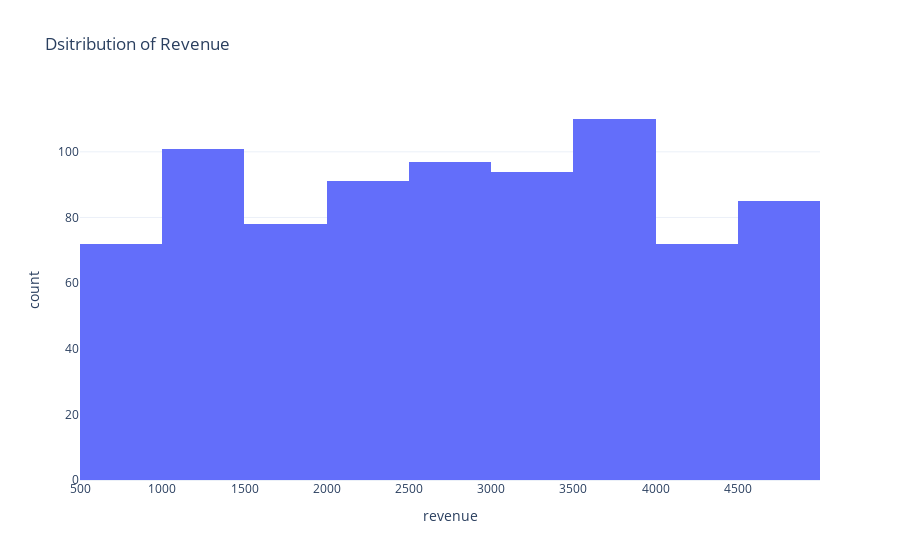

The notebook cell this image was saved under:
### Code cell
fig = px.histogram(
    data, 
    x = "revenue",
    nbins = 20,
    title = 'Dsitribution of Revenue'
)
fig.show()

### Figure 1 — Plotly figure (JSON) as saved in the notebook; plotly's stock layout.template omitted (floating-point values rounded to 4 significant figures; data arrays with more than 128 entries replaced by an {"elided": "..."} marker saying what was removed)
{"data": [{"alignmentgroup": "True", "bingroup": "x", "hovertemplate": "revenue=%{x}<br>count=%{y}<extra></extra>", "legendgroup": "", "marker": {"color": "#636efa", "pattern": {"shape": ""}}, "name": "", "nbinsx": 20, "offsetgroup": "", "orientation": "v", "showlegend": false, "type": "histogram", "x": {"elided": "800 int values"}, "xaxis": "x", "yaxis": "y"}], "layout": {"autosize": true, "barmode": "relative", "legend": {"tracegroupgap": 0}, "title": {"text": "Dsitribution of Revenue"}, "xaxis": {"anchor": "y", "autorange": true, "domain": [0, 1], "range": [499.5, 5000.0], "title": {"text": "revenue"}, "type": "linear"}, "yaxis": {"anchor": "x", "autorange": true, "domain": [0, 1], "range": [0, 115.8], "title": {"text": "count"}}}}
